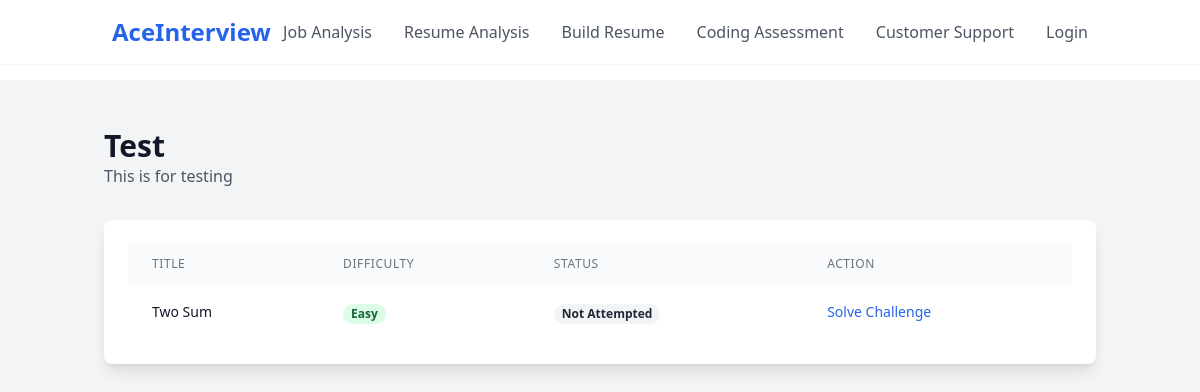
Screenshot of /topic/algorithm-array-testing/ with the database file from the repository.
### prep_app/models.py (models this page shows, shortened)
class Topic(models.Model):
    name = models.CharField(max_length=100)
    description = models.TextField()
    icon = models.CharField(max_length=200, help_text="Icon class name or SVG path")
    slug = models.SlugField(unique=True)
    order = models.IntegerField(default=0)
    created_at = models.DateTimeField(auto_now_add=True)
    updated_at = models.DateTimeField(auto_now=True)
    class Meta:
        ordering = ['order', 'name']

class Question(models.Model):
    DIFFICULTY_CHOICES = [
        ('easy', 'Easy'),
        ('medium', 'Medium'),
        ('hard', 'Hard'),
    ]
    LANGUAGE_CHOICES = [
        ('python', 'Python'),
        ('java', 'Java'),
        ('javascript', 'JavaScript'),
        ('cpp', 'C++'),
    ]
    title = models.CharField(max_length=200)
    description = models.TextField()
    difficulty = models.CharField(max_length=10, choices=DIFFICULTY_CHOICES)
    topic = models.ForeignKey(Topic, on_delete=models.CASCADE, related_name='questions')
    leetcode_link = models.URLField()
    initial_code = models.JSONField(help_text="Initial code template for each language")
    solution = models.JSONField(help_text="Solution code for each language", null=True, blank=True)
    test_cases = models.JSONField()
    created_at = models.DateTimeField(auto_now_add=True)
    updated_at = models.DateTimeField(auto_now=True)

### prep_app/views.py (the view)
# urls.py: path('topic/<slug:topic_slug>/', views.question_list, name='question_list'),
def question_list(request, topic_slug):
    topic = get_object_or_404(Topic, slug=topic_slug)
    questions = topic.questions.all()
    return render(request, 'prep_app/question_list.html', {
        'topic': topic,
        'questions': questions
    })

### prep_app/templates/prep_app/question_list.html
{% extends 'prep_app/base.html' %} {% load static %} {% block content %}
<div class="min-h-screen bg-gray-100">
  <div class="container mx-auto px-4 py-12">
    <div class="mb-8">
      <h1 class="text-3xl font-bold text-gray-900">{{ topic.name }}</h1>
      <p class="text-gray-600">{{ topic.description }}</p>
    </div>
    <div class="bg-white rounded-lg shadow-lg overflow-hidden">
      <div class="p-6">
        <table class="min-w-full">
          <thead>
            <tr class="bg-gray-50">
              <th
                class="px-6 py-3 text-left text-xs font-medium text-gray-500 uppercase tracking-wider"
              >
                Title
              </th>
              <th
                class="px-6 py-3 text-left text-xs font-medium text-gray-500 uppercase tracking-wider"
              >
                Difficulty
              </th>
              <th
                class="px-6 py-3 text-left text-xs font-medium text-gray-500 uppercase tracking-wider"
              >
                Status
              </th>
              <th
                class="px-6 py-3 text-left text-xs font-medium text-gray-500 uppercase tracking-wider"
              >
                Action
              </th>
            </tr>
          </thead>
          <tbody class="bg-white divide-y divide-gray-200">
            {% for question in questions %}
            <tr class="hover:bg-gray-50">
              <td class="px-6 py-4 whitespace-nowrap">
                <div class="text-sm font-medium text-gray-900">
                  {{ question.title }}
                </div>
              </td>
              <td class="px-6 py-4 whitespace-nowrap">
                <span
                  class="px-2 inline-flex text-xs leading-5 font-semibold rounded-full {% if question.difficulty == 'easy' %}bg-green-100 text-green-800 {% elif question.difficulty == 'medium' %}bg-yellow-100 text-yellow-800 {% else %}bg-red-100 text-red-800{% endif %}"
                >
                  {{ question.difficulty|title }}
                </span>
              </td>
              <td class="px-6 py-4 whitespace-nowrap">
                <span
                  class="px-2 inline-flex text-xs leading-5 font-semibold rounded-full bg-gray-100 text-gray-800"
                >
                  Not Attempted
                </span>
              </td>
              <td class="px-6 py-4 whitespace-nowrap text-sm font-medium">
                <a
                  href="{% url 'coding_assessment' question.id %}"
                  class="text-blue-600 hover:text-blue-900"
                >
                  Solve Challenge
                </a>
              </td>
            </tr>
            {% endfor %}
          </tbody>
        </table>
      </div>
    </div>
  </div>
</div>
{% endblock %}

### rows the page displays
Topic: name "Test", description "This is for testing"
Question: title "Two Sum", difficulty "Easy"
